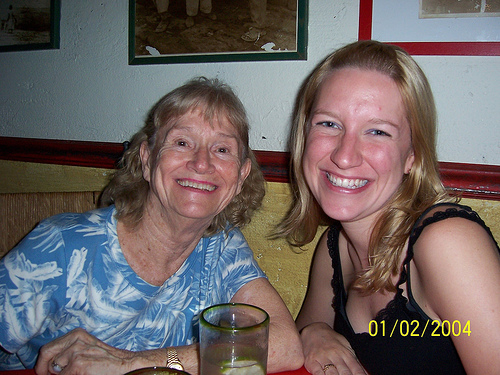
#> input picture gesture_reco_mohsin/report/images/2008_002103.jpg, 500 x 375 px, found by its file name
$ python pipeline.py   (Python 2 division)
#> lines starting #> are read from the running program, lines starting #| are printed output that depends on the picture; after the words box and inside, x2 and y2 are one past the last pixel; in counts of white or black regions, pixels touching at a corner belong together
import cv2
import numpy as np
from video_support import *


def check_cascade(img_path):
    face_cascade = cv2.CascadeClassifier('/Users/mohsinvindhani/myHome/web_stints/gsoc16/RedHen/code/opencv-3.1.0/data/haarcascades/haarcascade_frontalface_default.xml')

    img = cv2.imread(img_path)
#> img is the input picture: shape (375, 500, 3); mean B, G, R 98.4, 99.5, 109.2
    gray = cv2.cvtColor(img, cv2.COLOR_BGR2GRAY)
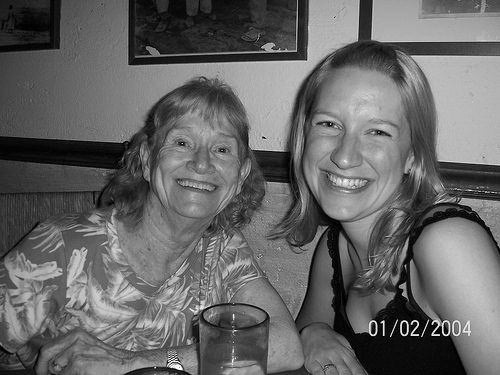
#> gray: shape (375, 500); min 0, max 255, mean 102.3

    faces = face_cascade.detectMultiScale(gray, 1.3, 5)
#> faces = [[146, 105, 111, 111], [292, 80, 135, 135]]
    for (x,y,w,h) in faces:

        cv2.rectangle(img,(x,y),(x+w,y+h),(255,0,0),2)
        roi_gray = gray[y:y+h, x:x+w]
        roi_color = img[y:y+h, x:x+w]
#> this loop made 2 passes
#> pass 1, in check_cascade, `roi_gray = gray[y:y+h, x:x+w]`:
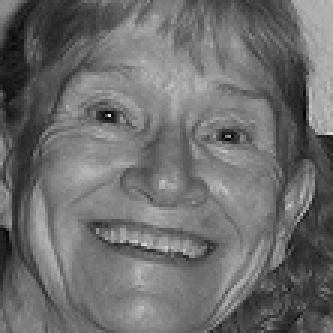
#> roi_gray: shape (111, 111) (shown 3 times larger); min 1, max 226, mean 109.2
#> pass 1, in check_cascade, `roi_color = img[y:y+h, x:x+w]`:
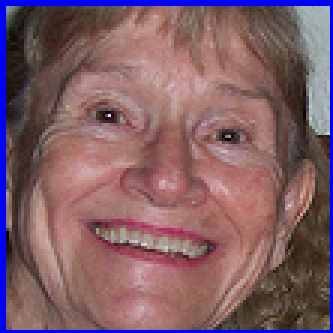
#> roi_color: shape (111, 111, 3) (shown 3 times larger); mean B, G, R 103.3, 94.8, 128.6
#> pass 2, in check_cascade, `roi_gray = gray[y:y+h, x:x+w]`:
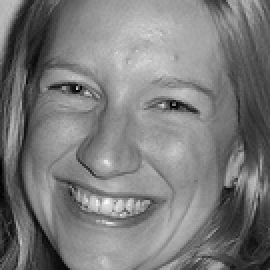
#> roi_gray: shape (135, 135) (shown 2 times larger); min 0, max 255, mean 122.8
#> pass 2, in check_cascade, `roi_color = img[y:y+h, x:x+w]`:
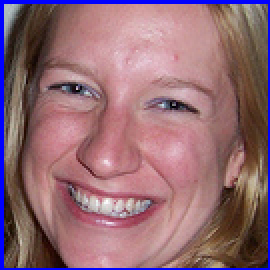
#> roi_color: shape (135, 135, 3) (shown 2 times larger); mean B, G, R 116.1, 107, 146.4
#> after the loop:
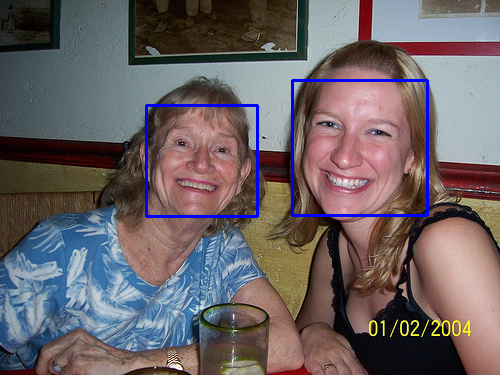
#> img: shape (375, 500, 3); 1.57% of pixels changed, all inside (x1, y1, x2, y2) = (145, 79, 429, 218)

    cv2.imshow('img',img)
    cv2.imwrite("face_detect.png",img)
    cv2.waitKey(0)
    cv2.destroyAllWindows()


class PersonFeeder(object):
    """
    This algorithm works for a video. It clusters the persons
    in each frame and also keeps a track of them using the algorihtm
    presented in the report.
    """

    # [180 lines left out: functions __init__, readImg, CheckIfReset, checkProceed, track, plotNewImages and 4 more, not called in this run]


class PersonSeperator(object):
    """
    Given a image, it first computes the face centre
    using Viola and Jones descriptor and then cluster out
    the persons using K-means clustering
    """

    # [12 lines left out: function __init__, not called in this run]


    def updateImagePath(self,img_path):
        self.img = cv2.imread(img_path)


    def updateImage(self,img):
        self.img = img


    # [79 lines left out: functions getFaceCentre, clusterPersons, createNewImages, plotCluster, not called in this run]


class KMeans(object):
    """
    The K-means clustering algorithm
    """

    # [42 lines left out: functions __init__, getLabels, getLabel, reAssignCentroids, compute, not called in this run]


if __name__=="__main__":
    img = cv2.imread('/Users/mohsinvindhani/myHome/web_stints/gsoc16/RedHen/code_Theano/fcn.berkeleyvision.org/data/pascal/VOCdevkit/VOC2012/JPEGImages/2007_001430.jpg')
    im_path = '/Users/mohsinvindhani/myHome/web_stints/gsoc16/RedHen/code_Theano/fcn.berkeleyvision.org/data/pascal/VOCdevkit/VOC2012/JPEGImages/2008_002103.jpg'
    check_cascade(im_path)
